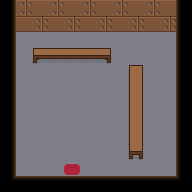

A 2D game scene composited from a Tiled map and its tileset images. What follows is a short description and the map's XML, with every tile layer's data as written:
An orthogonal 12x12 tile map with 16x16 px tiles, 5 tile layers (Tile Layer 1, Lower, ZSHADOWDOWN, Higher, ...), 6 tilesets and 8 objects (PLAYER_START, EXIT).

<map version="1.0" tiledversion="2017.07.25" orientation="orthogonal" renderorder="right-down" width="12" height="12" tilewidth="16" tileheight="16" nextobjectid="9">
 <tileset firstgid="1" name="Cement" tilewidth="16" tileheight="16" tilecount="4" columns="4">
  <image source="Game/Tiles/Inside/Cement/Cement.png" width="64" height="16" />
 </tileset>
 <tileset firstgid="5" name="Border" tilewidth="16" tileheight="16" tilecount="2" columns="1">
  <image source="Game/Tiles/Inside/Border.png" width="16" height="32" />
 </tileset>
 <tileset firstgid="7" name="Carpet" tilewidth="16" tileheight="16" tilecount="1" columns="1">
  <image source="Game/Tiles/Inside/Carpet/Carpet.png" width="16" height="16" />
 </tileset>
 <tileset firstgid="8" name="Table" tilewidth="16" tileheight="16" tilecount="3" columns="3">
  <image source="Game/Tiles/Inside/Furniture/Table.png" width="48" height="16" />
 </tileset>
 <tileset firstgid="11" name="Wood_Wall" tilewidth="16" tileheight="16" tilecount="4" columns="2">
  <image source="Game/Tiles/Inside/Wood_Wall/Wood_Wall.png" width="32" height="32" />
 </tileset>
 <tileset firstgid="15" name="Table_2" tilewidth="16" tileheight="16" tilecount="3" columns="1">
  <image source="Game/Tiles/Inside/Furniture/Table_2.png" width="16" height="48" />
 </tileset>
 <layer name="Tile Layer 1" width="12" height="12">
  <data encoding="csv">
1073741829,11,12,11,12,11,12,11,12,11,12,2147483653,
1073741829,13,14,13,14,13,14,13,14,13,14,2147483653,
1073741829,1,1,1,1,1,1,1,1,1,1,2147483653,
1073741829,1,1,1,1,1,1,1,1,1,1,2147483653,
1073741829,1,1,1,1,1,1,1,1,1,1,2147483653,
1073741829,1,1,1,1,1,1,1,1,1,1,2147483653,
1073741829,1,1,1,1,1,1,1,1,1,1,2147483653,
1073741829,1,1,1,1,1,1,1,1,1,1,2147483653,
1073741829,1,1,1,1,1,1,1,1,1,1,2147483653,
1073741829,1,1,1,1,1,1,1,1,1,1,2147483653,
1073741829,1,1,1,1,1,1,1,1,1,1,2147483653,
1610612742,3758096389,3758096389,3758096389,3758096389,3758096389,3758096389,3758096389,3758096389,3758096389,3758096389,3221225478
</data>
 </layer>
 <layer name="Lower" width="12" height="12">
  <data encoding="csv">
0,0,0,0,0,0,0,0,0,0,0,0,
0,0,0,0,0,0,0,0,0,0,0,0,
0,0,0,0,0,0,0,0,0,0,0,0,
0,0,0,0,0,0,0,0,0,0,0,0,
0,0,0,0,0,0,0,0,0,0,0,0,
0,0,0,0,0,0,0,0,0,0,0,0,
0,0,0,0,0,0,0,0,0,0,0,0,
0,0,0,0,0,0,0,0,0,0,0,0,
0,0,0,0,0,0,0,0,0,0,0,0,
0,0,0,0,0,0,0,0,0,0,0,0,
0,0,0,0,7,0,0,0,0,0,0,0,
0,0,0,0,0,0,0,0,0,0,0,0
</data>
 </layer>
 <layer name="ZSHADOWDOWN" width="12" height="12">
  <data encoding="csv">
0,0,0,0,0,0,0,0,0,0,0,0,
0,0,0,0,0,0,0,0,0,0,0,0,
0,0,0,0,0,0,0,0,0,0,0,0,
0,0,0,0,0,0,0,0,0,0,0,0,
0,0,0,0,0,0,0,0,0,0,0,0,
0,0,0,0,0,0,0,0,0,0,0,0,
0,0,0,0,0,0,0,0,0,0,0,0,
0,0,0,0,0,0,0,0,0,0,0,0,
0,0,0,0,0,0,0,0,0,0,0,0,
0,0,0,0,0,0,0,0,0,0,0,0,
0,0,0,0,0,0,0,0,0,0,0,0,
0,0,0,0,0,0,0,0,0,0,0,0
</data>
 </layer>
 <layer name="Higher" width="12" height="12">
  <data encoding="csv">
0,0,0,0,0,0,0,0,0,0,0,0,
0,0,0,0,0,0,0,0,0,0,0,0,
0,0,0,0,0,0,0,0,0,0,0,0,
0,0,8,9,9,9,10,0,0,0,0,0,
0,0,0,0,0,0,0,0,15,0,0,0,
0,0,0,0,0,0,0,0,16,0,0,0,
0,0,0,0,0,0,0,0,16,0,0,0,
0,0,0,0,0,0,0,0,16,0,0,0,
0,0,0,0,0,0,0,0,16,0,0,0,
0,0,0,0,0,0,0,0,17,0,0,0,
0,0,0,0,0,0,0,0,0,0,0,0,
0,0,0,0,0,0,0,0,0,0,0,0
</data>
 </layer>
 <layer name="ZDOWN" width="12" height="12">
  <data encoding="csv">
0,0,0,0,0,0,0,0,0,0,0,0,
0,0,0,0,0,0,0,0,0,0,0,0,
0,0,0,0,0,0,0,0,0,0,0,0,
0,0,0,0,0,0,0,0,0,0,0,0,
0,0,0,0,0,0,0,0,0,0,0,0,
0,0,0,0,0,0,0,0,0,0,0,0,
0,0,0,0,0,0,0,0,0,0,0,0,
0,0,0,0,0,0,0,0,0,0,0,0,
0,0,0,0,0,0,0,0,0,0,0,0,
0,0,0,0,0,0,0,0,0,0,0,0,
0,0,0,0,0,0,0,0,0,0,0,0,
0,0,0,0,0,0,0,0,0,0,0,0
</data>
 </layer>
 <objectgroup name="COLLISION_LAYER">
  <object id="1" x="0" y="0" width="16" height="192" />
  <object id="2" x="16" y="176" width="160" height="16" />
  <object id="3" x="176" y="0" width="16" height="192" />
  <object id="4" x="16" y="0" width="160" height="32" />
  <object id="5" x="33" y="48" width="78" height="15" />
  <object id="6" x="129" y="65" width="14" height="94" />
 </objectgroup>
 <objectgroup name="SPAWNS_LAYER">
  <object id="8" name="PLAYER_START" x="64" y="157" width="16" height="12" />
 </objectgroup>
 <objectgroup name="Z_GATES" />
 <objectgroup name="INTERACTION">
  <object id="7" name="EXIT" x="64" y="170" width="16" height="6" />
 </objectgroup>
</map>
